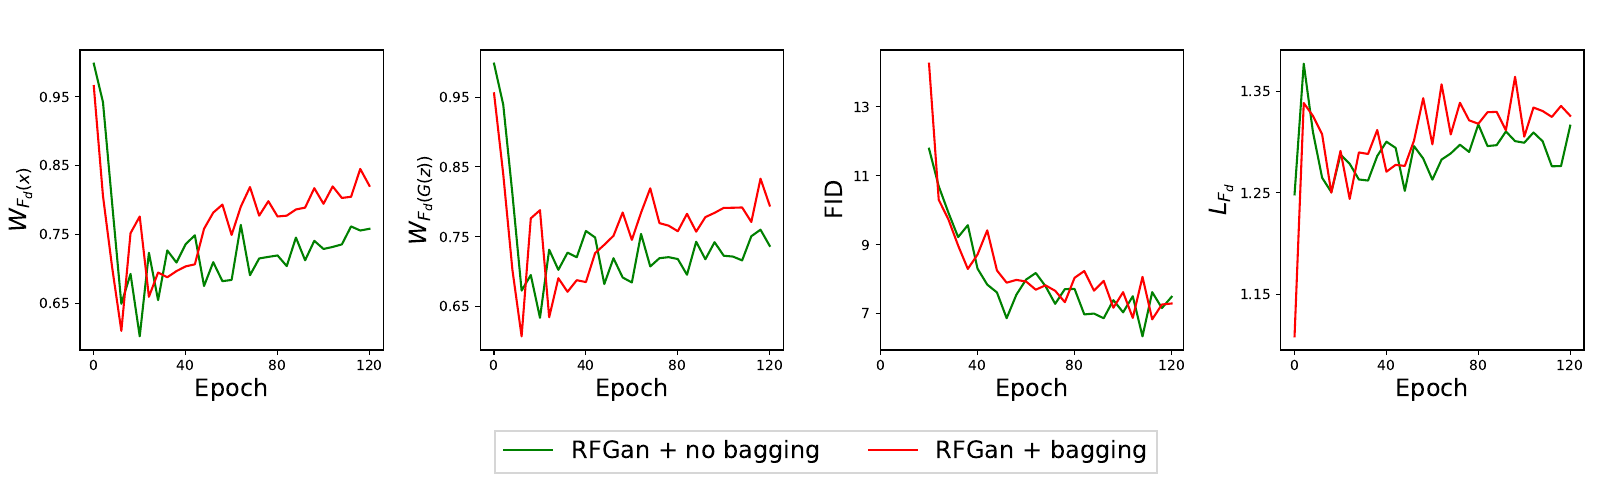

Generate this figure with Python:
import matplotlib.pyplot as plt
import os
import pandas as pd

root1 = 'experiments/rfgan'
exp1 = 'rfgan_lossgan1_bagging0_augmentation0_5heads_usemaskD_sagan'
exp2 = 'rfgan_lossgan1_bagging1_augmentation0_5heads_usemaskD_sagan'

df1 = pd.read_csv(os.path.join(root1, exp1, exp1 + '.csv'))
df2 = pd.read_csv(os.path.join(root1, exp2, exp2 + '.csv'))

n = min(df1.shape[0], df2.shape[0])
print(n)
df1 = df1.iloc[0:n]
df2 = df2.iloc[0:n]

print(df1['fid_score'].min())
print(df2['fid_score'].min())

epochs = [x * 4 for x in range(n)]

colors = ['green', 'red', 'orange', 'blue']

fig, axs = plt.subplots(1, 4, sharex=False, sharey=False, figsize=(16, 5))

axs[0].plot(epochs, df1['dx_max_min'], color=colors[0], label='RFGan + no bagging')
axs[0].plot(epochs, df2['dx_max_min'], color=colors[1], label='RFGan + bagging')
axs[0].set_xlabel('Epoch', fontsize='xx-large')
axs[0].set_ylabel(r'$W_{F_d(x)}$', fontsize='xx-large')
axs[0].set_yticks([0.65, 0.75, 0.85, 0.95])
axs[0].set_xticks([0, 40, 80, 120])

axs[1].plot(epochs, df1['dgz_max_min'], color=colors[0])
axs[1].plot(epochs, df2['dgz_max_min'], color=colors[1])
axs[1].set_xlabel('Epoch', fontsize='xx-large')
axs[1].set_ylabel(r'$W_{F_d(G(z))}$', fontsize='xx-large')
axs[1].set_yticks([0.65, 0.75, 0.85, 0.95])
axs[1].set_xticks([0, 40, 80, 120])

n1 = 5
axs[2].plot(epochs[n1:], df1['fid_score'][n1:], color=colors[0])
axs[2].plot(epochs[n1:], df2['fid_score'][n1:], color=colors[1])
axs[2].set_xlabel('Epoch', fontsize='xx-large')
axs[2].set_ylabel('FID', fontsize='xx-large')
axs[2].set_yticks([7, 9, 11, 13])
axs[2].set_xticks([0, 40, 80, 120])

axs[3].plot(epochs, df1['lossd_mean'], color=colors[0])
axs[3].plot(epochs, df2['lossd_mean'], color=colors[1])
axs[3].set_xlabel('Epoch', fontsize='xx-large')
axs[3].set_ylabel(r'$L_{F_d}$', fontsize='xx-large')
axs[3].set_yticks([1.15, 1.25, 1.35])
axs[3].set_xticks([0, 40, 80, 120])


handles, labels = axs[0].get_legend_handles_labels()
axs[3].legend(handles=handles, labels=labels, loc='lower center',
              bbox_to_anchor=(-1.5, -0.45), fancybox=False, shadow=False,
              ncol=4, fontsize='xx-large')

plt.subplots_adjust(top=.9, bottom=0.3, right=0.99, left=0.05,
                    hspace=0, wspace=0.32)
plt.savefig('submission/rfgan_sagan_augmentation0_bagging_0_1.pdf')
